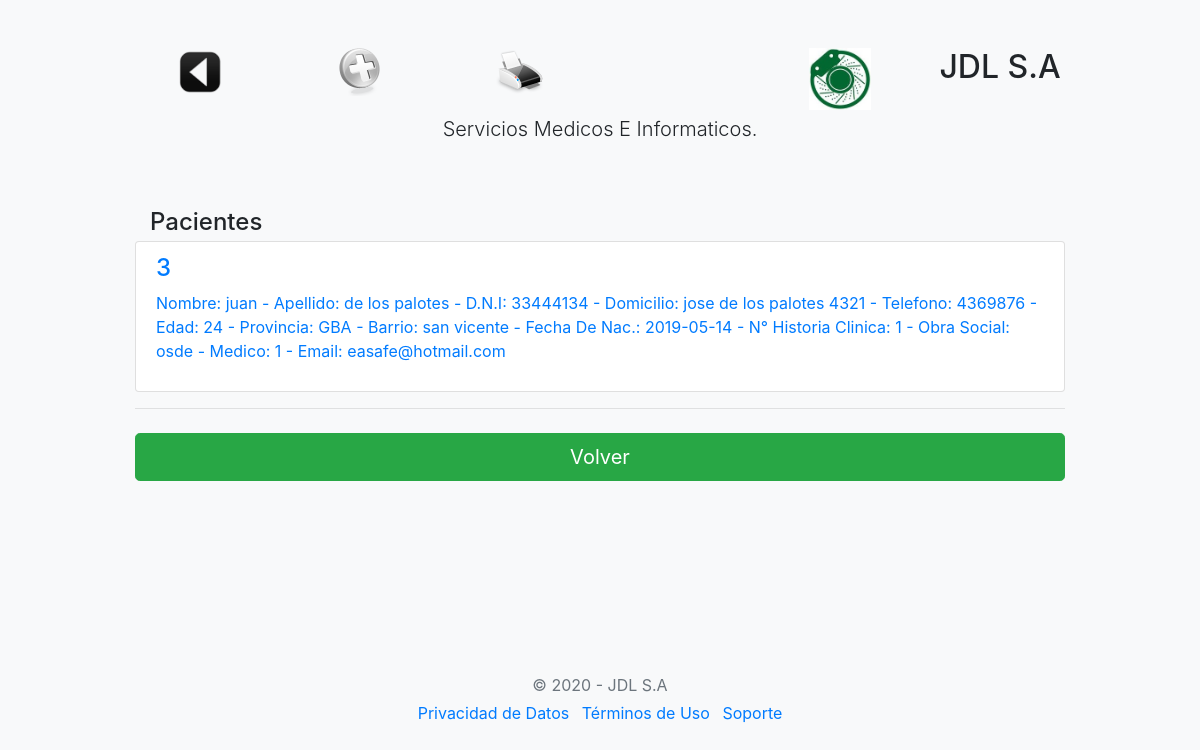
The app's page /pacientes/index.php, older data.
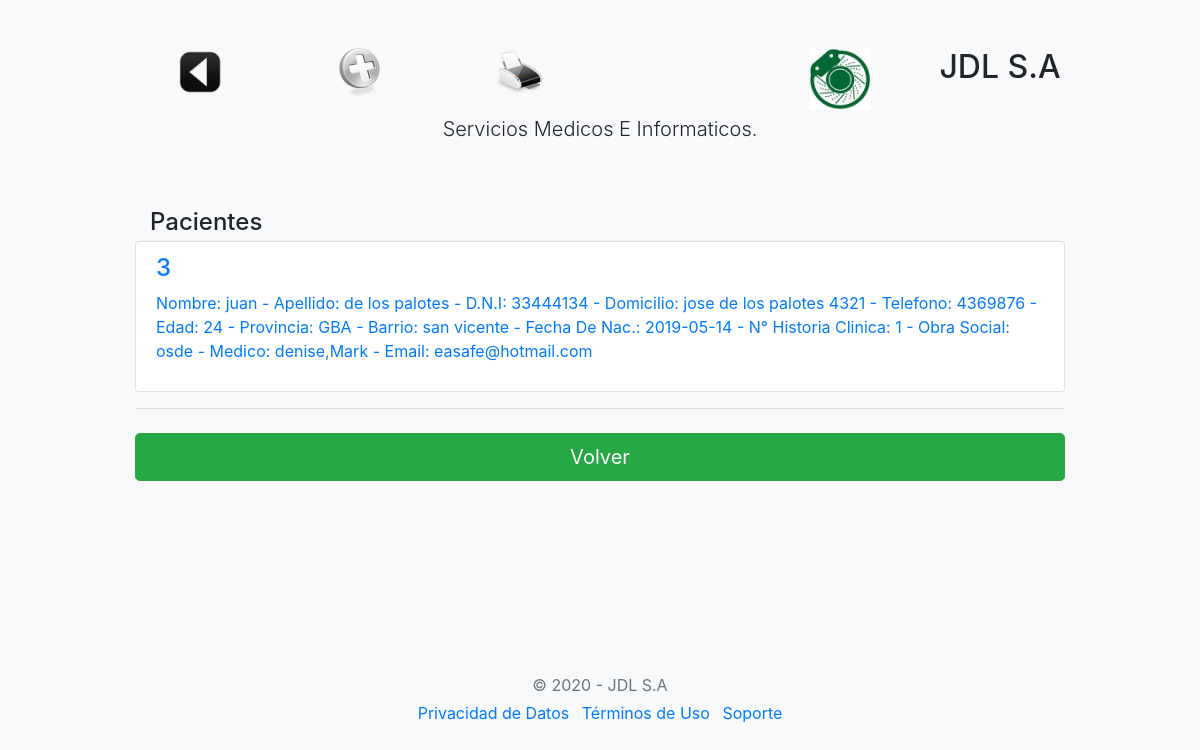
The same page, newer data.
### tables this page shows
CREATE TABLE `pacientes` (
  `id_paciente` int(8) NOT NULL,
  `nombre_paciente` varchar(30) DEFAULT NULL,
  `apellido_paciente` varchar(30) DEFAULT NULL,
  `dni_paciente` int(10) DEFAULT NULL,
  `domicilio_paciente` varchar(50) DEFAULT NULL,
  `telefono_paciente` varchar(15) DEFAULT NULL,
  `edad_paciente` int(8) DEFAULT NULL,
  `provincia_paciente` varchar(30) DEFAULT NULL,
  `barrio_paciente` varchar(30) DEFAULT NULL,
  `fech_nac_paciente` date DEFAULT NULL,
  `historia_paciente` int(8) DEFAULT NULL,
  `obra_soc_paciente` varchar(15) DEFAULT NULL,
  `medico_paciente` varchar(50) DEFAULT NULL,
  `email_paciente` varchar(50) DEFAULT NULL
);

### pacientes/index.php (the view, shortened to what this page needs)
<!doctype html>
<html>
  <head>
	<link rel="stylesheet" href="https://stackpath.bootstrapcdn.com/bootstrap/4.5.0/css/bootstrap.min.css">
    <link href="form-validation.css" rel="stylesheet">
  </head>
  <body class="bg-light">
    <div class="container">
  <div class="py-5 text-center">
  <div class="row">
    <div class="col-sm-2"><h2>
		<img border="0" src="../img/atras.png" width="48" height="48" title="Volver al menú"
		onclick=location.href='../panel/'; onKeyPress=location.href='../panel/'; style='cursor:pointer';/>
	</h2>
	</div>
    <div class="col-sm-2"><h2>
		<img border="0" src="../img/nuevo.png" width="48" height="48" title="Ingresar Paciente"
		onclick=location.href='pacientes.php'; onKeyPress=location.href='pacientes.php';
		style='cursor:pointer';>
	</h2></div>
	<div class="col-sm-2"><h2>
		<img border="0" src="../img/imprimir.png" width="48" height="48" title="Impresión"
		onclick=location.href='listado.php'; onKeyPress=location.href='listado.php';
		style='cursor:pointer';>
	</h2></div>
    <div class="col-sm-2"><h2></h2></div>
  <div class="col-sm-2"><img class="d-block mx-auto mb-1" src="../img/disc.jpg" alt="" width="62" height="62"></div>
  <div class="col-sm-2"><h2>JDL S.A</h2></div>
</div>
    <p class="lead">Servicios Medicos E Informaticos.</p>
  </div>
    <div class="col-md-12 order-md-1">
      <h4 class="mb-1">Pacientes</h4>
	</div>
<?php
   require "../conexion.php";
  $sql = "SELECT * from pacientes order by id_paciente";
	$query = $mysqli->query($sql);
	while($resultado = $query->fetch_assoc()) {
        $pacientes[] = $resultado;
    }
?>
        <div class="list-group">
	    <?php
				$long = count($pacientes);
				for($i=0; $i< $long; $i++){
			?>
		<div class="list-group">
    <a 	<?php echo "href=modifica.php?id_paciente=".$pacientes[$i]['id_paciente'];?>
						 class="list-group-item">
				<h4 class="list-group-item-heading"> <?php echo $pacientes[$i]['id_paciente'] ."";?> </h4>
				<p class="list-group-item-text"><?php 	echo "Nombre: " . $pacientes[$i]['nombre_paciente'] ." - Apellido: ";
                            echo $pacientes[$i]['apellido_paciente'] ." - D.N.I: ";
                            echo $pacientes[$i]['dni_paciente'] ." - Domicilio: ";
                            echo $pacientes[$i]['domicilio_paciente'] ." - Telefono: ";
                            echo $pacientes[$i]['telefono_paciente'] ." - Edad: ";
                            echo $pacientes[$i]['edad_paciente'] ." - Provincia: ";
                            echo $pacientes[$i]['provincia_paciente'] ." - Barrio: ";
                            echo $pacientes[$i]['barrio_paciente'] ." - Fecha De Nac.: ";
                            echo $pacientes[$i]['fech_nac_paciente'] ." - N° Historia Clinica: ";
                            echo $pacientes[$i]['historia_paciente'] ." - Obra Social: ";
                            echo $pacientes[$i]['obra_soc_paciente'] ." - Medico: ";
                            echo $pacientes[$i]['medico_paciente'] ." - Email: ";
                            echo $pacientes[$i]['email_paciente'] ."";
														?></p>
				</a>
    	</div>
	<?php  } ?>
		</div>
        <a href="../panel/">	 <hr class="mb-4">
        <button class="btn btn-success btn-lg btn-block" type="submit">Volver</button>
  <footer class="my-5 pt-5 text-muted text-center text-small"></a>
    </div>
  <footer class="my-5 pt-5 text-muted text-center text-small">
    <p class="mb-1">&copy; 2020 - JDL S.A</p>
   <ul class="list-inline">
      <li class="list-inline-item"><a href="#">Privacidad de Datos</a></li>
      <li class="list-inline-item"><a href="#">Términos de Uso</a></li>
      <li class="list-inline-item"><a href="#">Soporte</a></li>
    </ul>
  </footer>
</body>
</html>

Row changes from the older to the newer data that the page shows:
changed pacientes "juan": medico_paciente "1" → "denise,Mark"
